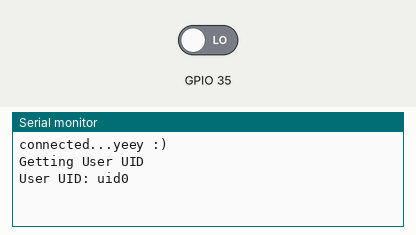
A sketch run on a simulated ESP32. Shown: the last lines printed to the serial monitor. The test bench sets the inputs (shaded band); at power-on: GPIO 35 LOW. WiFi joins after 1.5 s; servers stay silent unless stated; uploads are accepted with an empty reply.

Above: at 2.8 s.
2.9 s: GPIO 35 driven HIGH
At 4.2 s:
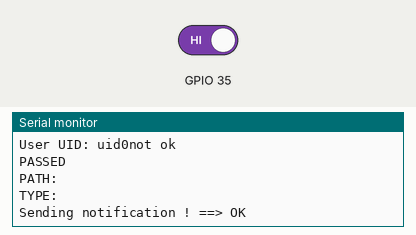
4.5 s: GPIO 35 driven LOW
At 5.7 s:
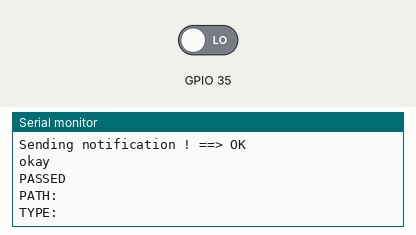

Measured:
- after the input at 2.9 s, the serial monitor: prints a new line at once (image 1)
- after the input at 4.5 s, the serial monitor: prints a new line at once (image 2)

The sketch:

edwin_test.ino
```cpp
#include <WiFi.h>
#include <WiFiManager.h>
#include <HTTPClient.h>
#include <Firebase_ESP_Client.h>
const String key = "key=AAAAjAcKy-c:APA91bEBWahXd9qEEowZNCwrAJcBC3Ezy_ByXF8rvjs9VavRmzkl8AB4D8pckwOhpAhuzjwcExX_Un-9DtCVsOoJCc80SsdXYtHtQcodCkZxZRSqwYggd25IpGG_5HUkwcXny0VjePdo";
#include "addons/TokenHelper.h"
#include "addons/RTDBHelper.h"
bool okay = true;
// Insert Firebase project API Key
#define API_KEY "AIzaSyBO6P-dL2dJ6S578nHPHrJCvlzLcWqg5O0"
#define DATABASE_URL "https://supply-line-fault-detector-default-rtdb.firebaseio.com/"

// Insert Authorized Email and Corresponding Password
#define USER_EMAIL "test@gmail.com"
#define USER_PASSWORD "12345678"

// Define Firebase objects
FirebaseData fbdo;
FirebaseAuth auth;
FirebaseConfig config;

// Variable to save USER UID
String uid;

// Initialize WiFi
void initWiFi() {
WiFiManager wm;
bool res;
res = wm.autoConnect("Supply Line");

// anonymous ap
if(!res) {
    Serial.println("Failed to connect");
    }
    else {
        //if you get here you have connected to the WiFi
        Serial.println("connected...yeey :)");
    }
}


void setup()
{
 Serial.begin(115200);
  // Initialize WiFi
  initWiFi();

  // Assign the api key (required)
  config.api_key = API_KEY;

  // Assign the user sign in credentials
  auth.user.email = USER_EMAIL;
  auth.user.password = USER_PASSWORD;

  Firebase.reconnectWiFi(true);
  fbdo.setResponseSize(4096);

  // Assign the callback function for the long running token generation task
  config.token_status_callback = tokenStatusCallback; //see addons/TokenHelper.h

  // Assign the maximum retry of token generation
  config.max_token_generation_retry = 5;
  config.database_url = DATABASE_URL;

  Firebase.begin(&config, &auth);
  pinMode(35,INPUT);
  // Getting the user UID might take a few seconds
  Serial.println("Getting User UID");
  while ((auth.token.uid) == "") {
    Serial.print('.');
    delay(1000);
  }
  // Print user UID
  uid = auth.token.uid.c_str();

  Serial.print("User UID: ");
  Serial.print(uid);

  delay(100);

}


void loop()
{
if(okay)
{
  if (digitalRead(35))  {
  okay=!okay;
  //digitalWrite(LED_BUILTIN, LOW);
  Serial.println("not ok");
  writeData("isOkay",false);
  sendNotification();

    }
  }
  if(!okay)
{
  if (!(digitalRead(35)))
  {
  okay=!okay;
  //digitalWrite(LED_BUILTIN, HIGH);
  Serial.println("okay");
writeData("isOkay",true);


    }
}
}

bool writeData(String path,bool stat)
{
  if (Firebase.RTDB.setInt(&fbdo, "Data/"+path+"/", stat)){
      Serial.println("PASSED");
      Serial.println("PATH: " + fbdo.dataPath());
      Serial.println("TYPE: " + fbdo.dataType());
      return true;
    }
    else {
      Serial.println("FAILED");
      Serial.println("REASON: " + fbdo.errorReason());
      return false;
    }
    Serial.println("done.");
  }
    int sendNotification()
{

  HTTPClient http;
  http.begin("https://fcm.googleapis.com/fcm/send");
  http.addHeader("Authorization",key);
  http.addHeader("Content-Type","application/json");
  Serial.print("Sending notification ! ==> ");
  String data = String("{\"to\":\"/topics/pushNotifications\",\"notification\":{\"title\":\"Fault!\",\"body\":\"Fault Found at Transformer!\"}}");
  int httpCode = http.POST(data);
  if(httpCode == HTTP_CODE_OK){
    Serial.println("OK");
  }else{
    Serial.println("Failed");
  }
  http.end();
  return httpCode;

}
```
